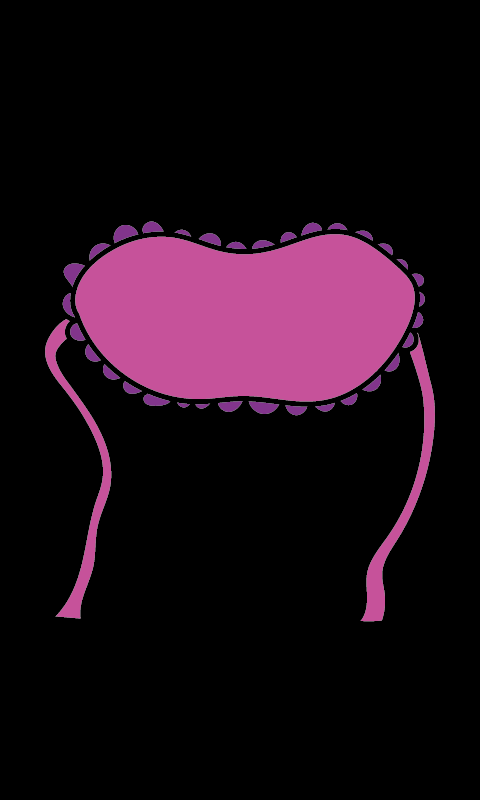

The image is a tile-based game level rendered from a .tmx file. Its description and source (layers, tilesets, objects; grid data summarised) follow:
An orthogonal 60x100 tile map with 8x8 px tiles, 1 tile layer (Tile Layer 1) and 178 objects.

<map version="1.4" tiledversion="1.4.3" orientation="orthogonal" renderorder="left-down" width="60" height="100" tilewidth="8" tileheight="8" infinite="0" nextlayerid="4" nextobjectid="181">
 <tileset firstgid="1" name="snake1" tilewidth="8" tileheight="8" tilecount="13200" columns="60">
  <image source="snake1.png" width="480" height="1760" />
 </tileset>
 <objectgroup id="2" name="PiirtoPisteet" visible="0">
  <object id="1" x="52.1658" y="618.537">
   <point />
  </object>
  <object id="2" x="59.6181" y="611.085">
   <point />
  </object>
  <object id="3" x="67.0703" y="597.112">
   <point />
  </object>
  <object id="4" x="74.5226" y="585.934">
   <point />
  </object>
  <object id="5" x="78.2487" y="572.892">
   <point />
  </object>
  <object id="6" x="83.8379" y="556.125">
   <point />
  </object>
  <object id="7" x="87.564" y="531.905">
   <point />
  </object>
  <object id="8" x="90.3586" y="521.658">
   <point />
  </object>
  <object id="9" x="95.9478" y="503.959">
   <point />
  </object>
  <object id="10" x="98.7424" y="487.191">
   <point />
  </object>
  <object id="11" x="101.537" y="470.424">
   <point />
  </object>
  <object id="12" x="96.8794" y="456.451">
   <point />
  </object>
  <object id="13" x="89.4271" y="438.752">
   <point />
  </object>
  <object id="14" x="81.9748" y="423.847">
   <point />
  </object>
  <object id="15" x="74.5226" y="411.737">
   <point />
  </object>
  <object id="16" x="62.4127" y="400.559">
   <point />
  </object>
  <object id="17" x="55.8919" y="388.449">
   <point />
  </object>
  <object id="18" x="48.4397" y="374.476">
   <point />
  </object>
  <object id="19" x="48.4397" y="366.092">
   <point />
  </object>
  <object id="20" x="48.4397" y="347.462">
   <point />
  </object>
  <object id="21" x="60.5496" y="329.762">
   <point />
  </object>
  <object id="22" x="68.9334" y="320.447">
   <point />
  </object>
  <object id="23" x="60.5496" y="619.469">
   <point />
  </object>
  <object id="24" x="66.1388" y="620.401">
   <point />
  </object>
  <object id="25" x="73.5911" y="621.332">
   <point />
  </object>
  <object id="26" x="79.1803" y="622.264">
   <point />
  </object>
  <object id="27" x="82.9064" y="618.537">
   <point />
  </object>
  <object id="28" x="83.8379" y="597.112">
   <point />
  </object>
  <object id="29" x="90.3586" y="587.797">
   <point />
  </object>
  <object id="30" x="94.0848" y="578.482">
   <point />
  </object>
  <object id="31" x="94.0848" y="556.125">
   <point />
  </object>
  <object id="32" x="96.8794" y="542.152">
   <point />
  </object>
  <object id="33" x="102.469" y="519.795">
   <point />
  </object>
  <object id="34" x="106.195" y="503.959">
   <point />
  </object>
  <object id="35" x="109.921" y="489.986">
   <point />
  </object>
  <object id="36" x="110.852" y="476.945">
   <point />
  </object>
  <object id="37" x="109.921" y="467.629">
   <point />
  </object>
  <object id="38" x="67.0703" y="327.899">
   <point />
  </object>
  <object id="39" x="61.4811" y="341.872">
   <point />
  </object>
  <object id="40" x="54.0289" y="355.845">
   <point />
  </object>
  <object id="41" x="74.5226" y="295.296">
   <point />
  </object>
  <object id="42" x="77.3172" y="282.254">
   <point />
  </object>
  <object id="43" x="86.6325" y="269.213">
   <point />
  </object>
  <object id="44" x="97.8109" y="259.898">
   <point />
  </object>
  <object id="45" x="106.195" y="251.514">
   <point />
  </object>
  <object id="46" x="114.578" y="247.788">
   <point />
  </object>
  <object id="47" x="128.551" y="243.13">
   <point />
  </object>
  <object id="48" x="139.73" y="236.609">
   <point />
  </object>
  <object id="49" x="147.182" y="235.678">
   <point />
  </object>
  <object id="50" x="159.292" y="234.746">
   <point />
  </object>
  <object id="51" x="175.128" y="237.541">
   <point />
  </object>
  <object id="52" x="181.649" y="238.472">
   <point />
  </object>
  <object id="53" x="194.69" y="243.13">
   <point />
  </object>
  <object id="54" x="208.663" y="249.651">
   <point />
  </object>
  <object id="55" x="219.842" y="251.514">
   <point />
  </object>
  <object id="56" x="237.541" y="256.171">
   <point />
  </object>
  <object id="57" x="243.13" y="256.171">
   <point />
  </object>
  <object id="58" x="257.103" y="255.24">
   <point />
  </object>
  <object id="59" x="269.213" y="251.514">
   <point />
  </object>
  <object id="60" x="283.186" y="248.719">
   <point />
  </object>
  <object id="61" x="290.638" y="245.925">
   <point />
  </object>
  <object id="62" x="302.748" y="241.267">
   <point />
  </object>
  <object id="63" x="313.926" y="238.472">
   <point />
  </object>
  <object id="64" x="324.173" y="233.815">
   <point />
  </object>
  <object id="65" x="336.283" y="233.815">
   <point />
  </object>
  <object id="66" x="352.119" y="233.815">
   <point />
  </object>
  <object id="67" x="365.161" y="239.404">
   <point />
  </object>
  <object id="68" x="374.476" y="244.993">
   <point />
  </object>
  <object id="69" x="391.244" y="253.377">
   <point />
  </object>
  <object id="70" x="399.627" y="270.144">
   <point />
  </object>
  <object id="71" x="383.791" y="254.308">
   <point />
  </object>
  <object id="72" x="407.08" y="275.734">
   <point />
  </object>
  <object id="73" x="417.327" y="285.98">
   <point />
  </object>
  <object id="74" x="416.395" y="296.227">
   <point />
  </object>
  <object id="75" x="413.6" y="311.132">
   <point />
  </object>
  <object id="76" x="408.943" y="324.173">
   <point />
  </object>
  <object id="77" x="406.148" y="336.283">
   <point />
  </object>
  <object id="78" x="405.217" y="349.325">
   <point />
  </object>
  <object id="79" x="419.19" y="337.215">
   <point />
  </object>
  <object id="80" x="421.984" y="347.462">
   <point />
  </object>
  <object id="81" x="428.505" y="354.914">
   <point />
  </object>
  <object id="82" x="427.573" y="375.408">
   <point />
  </object>
  <object id="83" x="414.532" y="355.845">
   <point />
  </object>
  <object id="84" x="410.806" y="359.571">
   <point />
  </object>
  <object id="85" x="419.19" y="371.681">
   <point />
  </object>
  <object id="86" x="427.573" y="398.696">
   <point />
  </object>
  <object id="87" x="431.299" y="394.97">
   <point />
  </object>
  <object id="88" x="423.847" y="404.285">
   <point />
  </object>
  <object id="89" x="427.573" y="424.779">
   <point />
  </object>
  <object id="90" x="431.299" y="432.231">
   <point />
  </object>
  <object id="91" x="419.19" y="442.478">
   <point />
  </object>
  <object id="92" x="426.642" y="449.93">
   <point />
  </object>
  <object id="93" x="424.779" y="465.766">
   <point />
  </object>
  <object id="94" x="410.806" y="472.287">
   <point />
  </object>
  <object id="95" x="425.71" y="480.671">
   <point />
  </object>
  <object id="96" x="411.737" y="492.781">
   <point />
  </object>
  <object id="97" x="411.737" y="507.685">
   <point />
  </object>
  <object id="98" x="406.148" y="517">
   <point />
  </object>
  <object id="99" x="397.764" y="526.316">
   <point />
  </object>
  <object id="100" x="398.696" y="536.563">
   <point />
  </object>
  <object id="101" x="385.654" y="546.81">
   <point />
  </object>
  <object id="102" x="385.654" y="556.125">
   <point />
  </object>
  <object id="103" x="380.997" y="565.44">
   <point />
  </object>
  <object id="104" x="377.271" y="571.961">
   <point />
  </object>
  <object id="105" x="381.928" y="580.345">
   <point />
  </object>
  <object id="106" x="377.271" y="589.66">
   <point />
  </object>
  </objectgroup>
 <objectgroup id="3" name="VoittoPisteet">
  <!-- 17 objects omitted --></objectgroup>
 <layer id="1" name="Tile Layer 1" width="60" height="100">
  <data>[6000 cells, 6000 non-empty, 6000 distinct tile ids]</data>
 </layer>
</map>
<!-- 72 of 178 objects omitted -->
